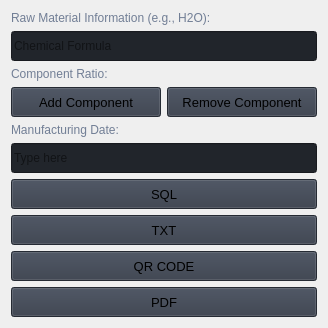
                     <widget class="QWidget" name="material_page">
                      <layout class="QVBoxLayout" name="verticalLayout_16">
                       <item>
                        <layout class="QVBoxLayout" name="layout_1">
                         <item>
                          <widget class="QLabel" name="lbl_raw_material_1">
                           <property name="styleSheet">
                            <string notr="true">color: rgb(113, 126, 149);</string>
                           </property>
                           <property name="lineWidth">
                            <number>1</number>
                           </property>
                           <property name="text">
                            <string>Raw Material Information (e.g., H2O):</string>
                           </property>
                           <property name="alignment">
                            <set>Qt::AlignmentFlag::AlignLeading|Qt::AlignmentFlag::AlignLeft|Qt::AlignmentFlag::AlignVCenter</set>
                           </property>
                          </widget>
                         </item>
                         <item>
                          <widget class="QLineEdit" name="input_raw_material_1">
                           <property name="minimumSize">
                            <size>
                             <width>0</width>
                             <height>30</height>
                            </size>
                           </property>
                           <property name="styleSheet">
                            <string notr="true">background-color: rgb(33, 37, 43);</string>
                           </property>
                           <property name="text">
                            <string/>
                           </property>
                           <property name="placeholderText">
                            <string>Chemical Formula</string>
                           </property>
                          </widget>
                         </item>
                         <item>
                          <widget class="QLabel" name="lbl_component_ratio_1">
                           <property name="styleSheet">
                            <string notr="true">color: rgb(113, 126, 149);</string>
                           </property>
                           <property name="lineWidth">
                            <number>1</number>
                           </property>
                           <property name="text">
                            <string>Component Ratio:</string>
                           </property>
                           <property name="alignment">
                            <set>Qt::AlignmentFlag::AlignLeading|Qt::AlignmentFlag::AlignLeft|Qt::AlignmentFlag::AlignVCenter</set>
                           </property>
                          </widget>
                         </item>
                         <item>
                          <layout class="QHBoxLayout" name="buttons_layout">
                           <item>
                            <widget class="QPushButton" name="btn_add_component">
                             <property name="minimumSize">
                              <size>
                               <width>150</width>
                               <height>30</height>
                              </size>
                             </property>
                             <property name="font">
                              <font>
                               <family>Segoe UI</family>
                               <pointsize>10</pointsize>
                               <italic>false</italic>
                               <bold>false</bold>
                              </font>
                             </property>
                             <property name="cursor">
                              <cursorShape>PointingHandCursor</cursorShape>
                             </property>
                             <property name="styleSheet">
                              <string notr="true">background-color: rgb(52, 59, 72);</string>
                             </property>
                             <property name="text">
                              <string>Add Component</string>
                             </property>
                             <property name="icon">
                              <iconset resource="../pyqt6/Modern_GUI_PyDracula_PySide6_or_PyQt6/resources.qrc">
                               <normaloff>:/icons/images/icons/cil-folder-open.png</normaloff>:/icons/images/icons/cil-folder-open.png</iconset>
                             </property>
                            </widget>
                           </item>
                           <item>
                            <widget class="QPushButton" name="btn_remove_component">
                             <property name="minimumSize">
                              <size>
                               <width>150</width>
                               <height>30</height>
                              </size>
                             </property>
                             <property name="font">
                              <font>
                               <family>Segoe UI</family>
                               <pointsize>10</pointsize>
                               <italic>false</italic>
                               <bold>false</bold>
                              </font>
                             </property>
                             <property name="cursor">
                              <cursorShape>PointingHandCursor</cursorShape>
                             </property>
                             <property name="styleSheet">
                              <string notr="true">background-color: rgb(52, 59, 72);</string>
                             </property>
                             <property name="text">
                              <string>Remove Component</string>
                             </property>
                             <property name="icon">
                              <iconset resource="../pyqt6/Modern_GUI_PyDracula_PySide6_or_PyQt6/resources.qrc">
                               <normaloff>:/icons/images/icons/cil-folder-open.png</normaloff>:/icons/images/icons/cil-folder-open.png</iconset>
                             </property>
                            </widget>
                           </item>
                          </layout>
                         </item>
                         <item>
                          <layout class="QVBoxLayout" name="component_layout_1">
                           <item>
                            <layout class="QHBoxLayout" name="hbox"/>
                           </item>
                          </layout>
                         </item>
                         <item>
                          <widget class="QLabel" name="lbl_manufacturing_date_1">
                           <property name="styleSheet">
                            <string notr="true">color: rgb(113, 126, 149);</string>
                           </property>
                           <property name="lineWidth">
                            <number>1</number>
                           </property>
                           <property name="text">
                            <string>Manufacturing Date:</string>
                           </property>
                           <property name="alignment">
                            <set>Qt::AlignmentFlag::AlignLeading|Qt::AlignmentFlag::AlignLeft|Qt::AlignmentFlag::AlignVCenter</set>
                           </property>
                          </widget>
                         </item>
                         <item>
                          <widget class="QLineEdit" name="input_manufacturing_date_1">
                           <property name="minimumSize">
                            <size>
                             <width>0</width>
                             <height>30</height>
                            </size>
                           </property>
                           <property name="styleSheet">
                            <string notr="true">background-color: rgb(33, 37, 43);</string>
                           </property>
                           <property name="text">
                            <string/>
                           </property>
                           <property name="placeholderText">
                            <string>Type here</string>
                           </property>
                          </widget>
                         </item>
                         <item>
                          <widget class="QPushButton" name="btn_save_sql_1">
                           <property name="minimumSize">
                            <size>
                             <width>150</width>
                             <height>30</height>
                            </size>
                           </property>
                           <property name="font">
                            <font>
                             <family>Segoe UI</family>
                             <pointsize>10</pointsize>
                             <italic>false</italic>
                             <bold>false</bold>
                            </font>
                           </property>
                           <property name="cursor">
                            <cursorShape>PointingHandCursor</cursorShape>
                           </property>
                           <property name="styleSheet">
                            <string notr="true">background-color: rgb(52, 59, 72);</string>
                           </property>
                           <property name="text">
                            <string>SQL</string>
                           </property>
                           <property name="icon">
                            <iconset resource="../pyqt6/Modern_GUI_PyDracula_PySide6_or_PyQt6/resources.qrc">
                             <normaloff>:/icons/images/icons/cil-folder-open.png</normaloff>:/icons/images/icons/cil-folder-open.png</iconset>
                           </property>
                          </widget>
                         </item>
                         <item>
                          <widget class="QPushButton" name="btn_save_txt_1">
                           <property name="minimumSize">
                            <size>
                             <width>150</width>
                             <height>30</height>
                            </size>
                           </property>
                           <property name="font">
                            <font>
                             <family>Segoe UI</family>
                             <pointsize>10</pointsize>
                             <italic>false</italic>
                             <bold>false</bold>
                            </font>
                           </property>
                           <property name="cursor">
                            <cursorShape>PointingHandCursor</cursorShape>
                           </property>
                           <property name="styleSheet">
                            <string notr="true">background-color: rgb(52, 59, 72);</string>
                           </property>
                           <property name="text">
                            <string>TXT</string>
                           </property>
                           <property name="icon">
                            <iconset resource="../pyqt6/Modern_GUI_PyDracula_PySide6_or_PyQt6/resources.qrc">
                             <normaloff>:/icons/images/icons/cil-folder-open.png</normaloff>:/icons/images/icons/cil-folder-open.png</iconset>
                           </property>
                          </widget>
                         </item>
                         <item>
                          <widget class="QPushButton" name="btn_generate_qr_1">
                           <property name="minimumSize">
                            <size>
                             <width>150</width>
                             <height>30</height>
                            </size>
                           </property>
                           <property name="font">
                            <font>
                             <family>Segoe UI</family>
                             <pointsize>10</pointsize>
                             <italic>false</italic>
                             <bold>false</bold>
                            </font>
                           </property>
                           <property name="cursor">
                            <cursorShape>PointingHandCursor</cursorShape>
                           </property>
                           <property name="styleSheet">
                            <string notr="true">background-color: rgb(52, 59, 72);</string>
                           </property>
                           <property name="text">
                            <string>QR CODE</string>
                           </property>
                           <property name="icon">
                            <iconset resource="../pyqt6/Modern_GUI_PyDracula_PySide6_or_PyQt6/resources.qrc">
                             <normaloff>:/icons/images/icons/cil-folder-open.png</normaloff>:/icons/images/icons/cil-folder-open.png</iconset>
                           </property>
                          </widget>
                         </item>
                         <item>
                          <widget class="QPushButton" name="btn_generate_pdf_1">
                           <property name="minimumSize">
                            <size>
                             <width>150</width>
                             <height>30</height>
                            </size>
                           </property>
                           <property name="font">
                            <font>
                             <family>Segoe UI</family>
                             <pointsize>10</pointsize>
                             <italic>false</italic>
                             <bold>false</bold>
                            </font>
                           </property>
                           <property name="cursor">
                            <cursorShape>PointingHandCursor</cursorShape>
                           </property>
                           <property name="styleSheet">
                            <string notr="true">background-color: rgb(52, 59, 72);</string>
                           </property>
                           <property name="text">
                            <string>PDF</string>
                           </property>
                           <property name="icon">
                            <iconset resource="../pyqt6/Modern_GUI_PyDracula_PySide6_or_PyQt6/resources.qrc">
                             <normaloff>:/icons/images/icons/cil-folder-open.png</normaloff>:/icons/images/icons/cil-folder-open.png</iconset>
                           </property>
                          </widget>
                         </item>
                        </layout>
                       </item>
                      </layout>
                     </widget>
